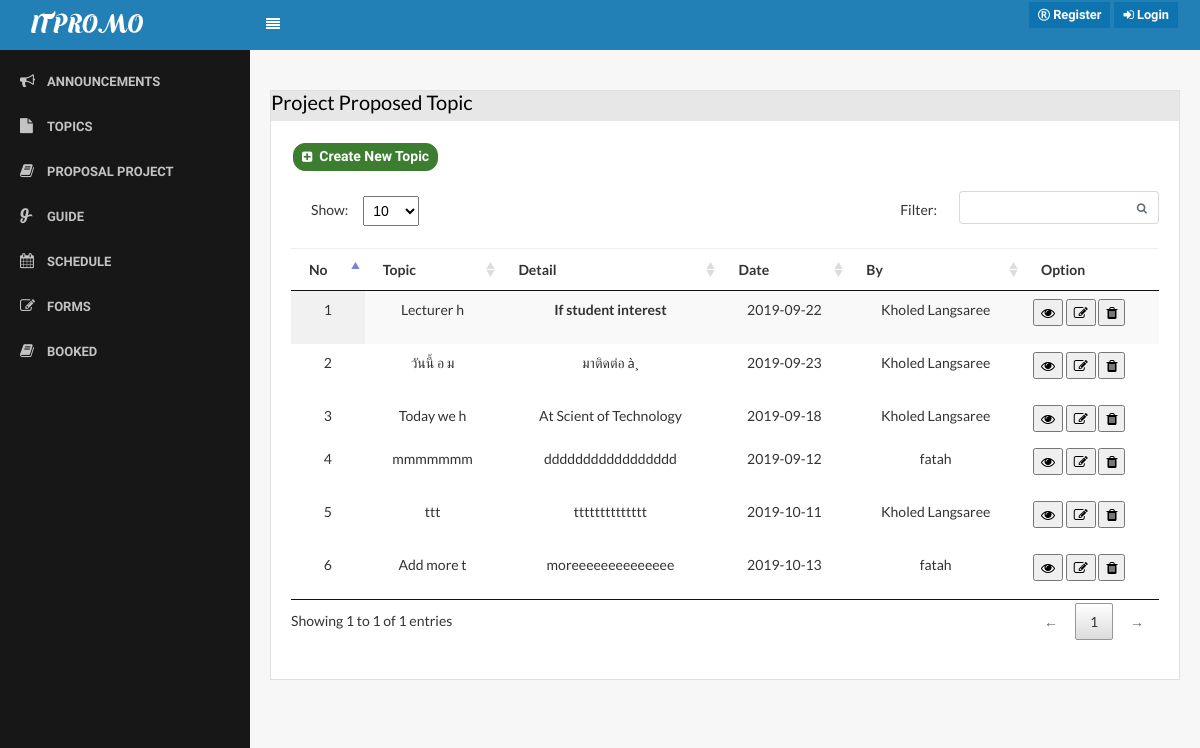
Before: /index.php?page=add_general_topic with the older database file.
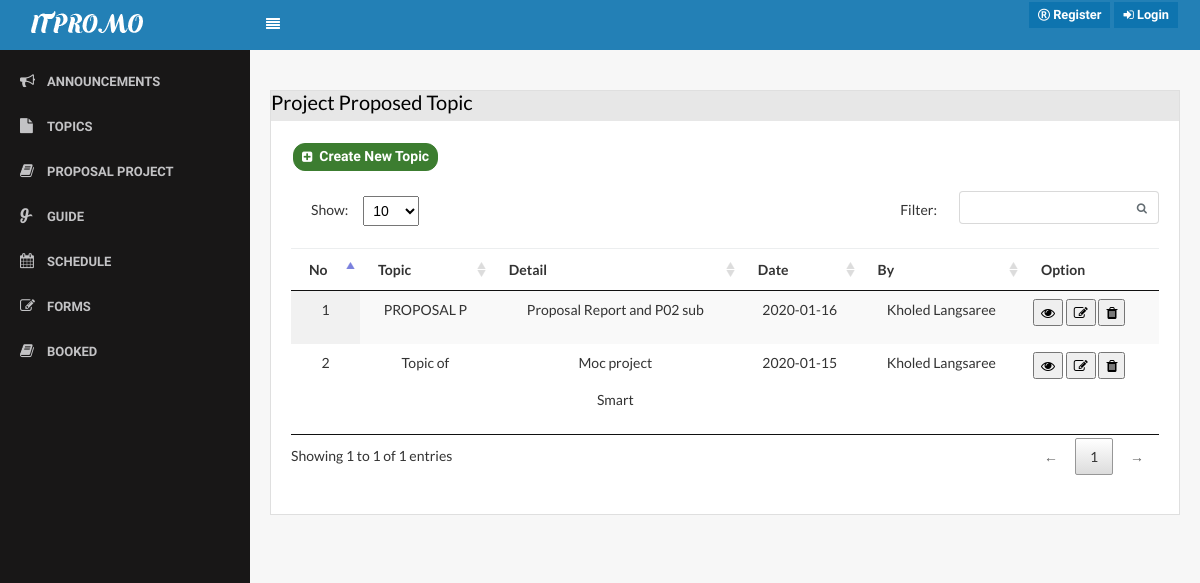
After: the same page with the newer database file.
### tables this page shows
CREATE TABLE `news_topic` (
  `news_id` int(11) NOT NULL,
  `news_topic` varchar(10) NOT NULL,
  `news_detail` varchar(255) NOT NULL,
  `news_date` date NOT NULL,
  `member_id` int(11) NOT NULL
);

CREATE TABLE `member` (
  `member_id` int(11) NOT NULL,
  `member_idcard` int(30) NOT NULL,
  `member_username` varchar(255) NOT NULL,
  `member_fullname` varchar(255) NOT NULL,
  `member_password` varchar(255) NOT NULL,
  `member_pos` enum('Lecturer','Student','Officer') NOT NULL COMMENT '1=Lecturer, 3=Student, 4=Officer',
  `member_phone` varchar(255) NOT NULL,
  `member_email` varchar(255) NOT NULL,
  `member_gender` enum('Male','Female') NOT NULL COMMENT 'm=Male, f=female',
  `admin_id` int(20) NOT NULL COMMENT 'Foreign Key to tb_admin',
  `group_id` int(20) DEFAULT NULL
);

### advisor/add_general_topic.php (the view, shortened to what this page needs)
<!DOCTYPE html>
<html>
<head>
</head>
<body>
      <div class="content">
            <div class="row">
                 <div class="col-lg-12">
                       <div class="card">
                             <div id="header">
                                  <h5>Project Proposed Topic</h5>
                              </div>
                            <div class="card-block">
          <button type="button" class="btn btn-success btn-sm" data-toggle="modal" data-target="#addtopic" style="margin-bottom: 20px; border-radius: 12px; font-size: 14px;">
            <i class="fa fa-plus-square"></i>&nbsp; Create New Topic
          </button>
  <?php
     $strSQL = "SELECT  news_topic.news_id,news_topic.news_topic, news_topic.news_detail, news_topic.news_date,member.member_fullname
         FROM news_topic,member
         WHERE news_topic.member_id=member.member_id
         ORDER BY news_topic.news_id='".$_SESSION['id']."'";
         ?>
     <table class="display datatable table table-stripped" cellspacing="0" width="100%">
          <thead>
             <tr>
                     <th>No</th>
                      <th>Topic</th>
                      <th>Detail</th>
                      <th>Date</th>
                      <th>By</th>
                      <th>Option</th>
                 </tr>
               </thead>
 <?php
     if($result = $db->query($strSQL)){
             while($objResult = $result->fetch_object()){
            ?>
           <tbody>
            <tr>
        <td class="text-center"><?php echo $objResult->news_id; ?></td>
             <td class="text-center"><?php echo substr($objResult->news_topic, 0, 30); ?></td>
                 <td class="text-center"><?php echo substr($objResult->news_detail, 0, 30); ?></td>
                    <td class="text-center"><?php echo $objResult->news_date; ?></td>
                        <td class="text-center"><?php echo $objResult->member_fullname; ?></td>
                      <td>
          <button type="button" data-toggle="modal" data-target="#showtopic">
           <i class="fa fa-eye" aria-hidden="true"></i>
          </button>
          <button type="button" data-toggle="modal" data-target="#addtopic">
           <i class="fa fa-edit" aria-hidden="true"></i>
          </button>
          <button type="button" data-toggle="modal" data-target="#addtopic">
           <i class="fa fa-trash" aria-hidden="true"></i>
          </button>
                      </td>
                    </tr>
                <?php
                 }
               }
                   ?>
                                        </tbody>
                                    </table>
                                </div>
                            </div>
                        </div>
                    </div>
                </div>
      </div>
        </div>
      </div>

Changed rows visible on the page:
removed news_topic: news_id "3", news_topic "Today we h", news_detail "At Scient of Technology", news_date "2019-09-18", member.member_fullname "Kholed Langsaree"
removed news_topic: news_id "4", news_topic "mmmmmmm", news_detail "ddddddddddddddddd", news_date "2019-09-12", member.member_fullname "fatah"
removed news_topic: news_id "5", news_topic "ttt", news_detail "tttttttttttttt", news_date "2019-10-11", member.member_fullname "Kholed Langsaree"
removed news_topic: news_id "6", news_topic "Add more t", news_detail "moreeeeeeeeeeeeee", news_date "2019-10-13", member.member_fullname "fatah"
changed news_topic id 1: news_topic "Lecturer h" → "PROPOSAL P"; news_detail "If student interest" → "Proposal Report and P02 sub"; news_date "2019-09-22" → "2020-01-16"
changed news_topic id 2: news_topic "วันนี้ อ ม" → "Topic of"; news_detail "มาติดต่อ à¸" → "Moc project Smart"; news_date "2019-09-23" → "2020-01-15"
